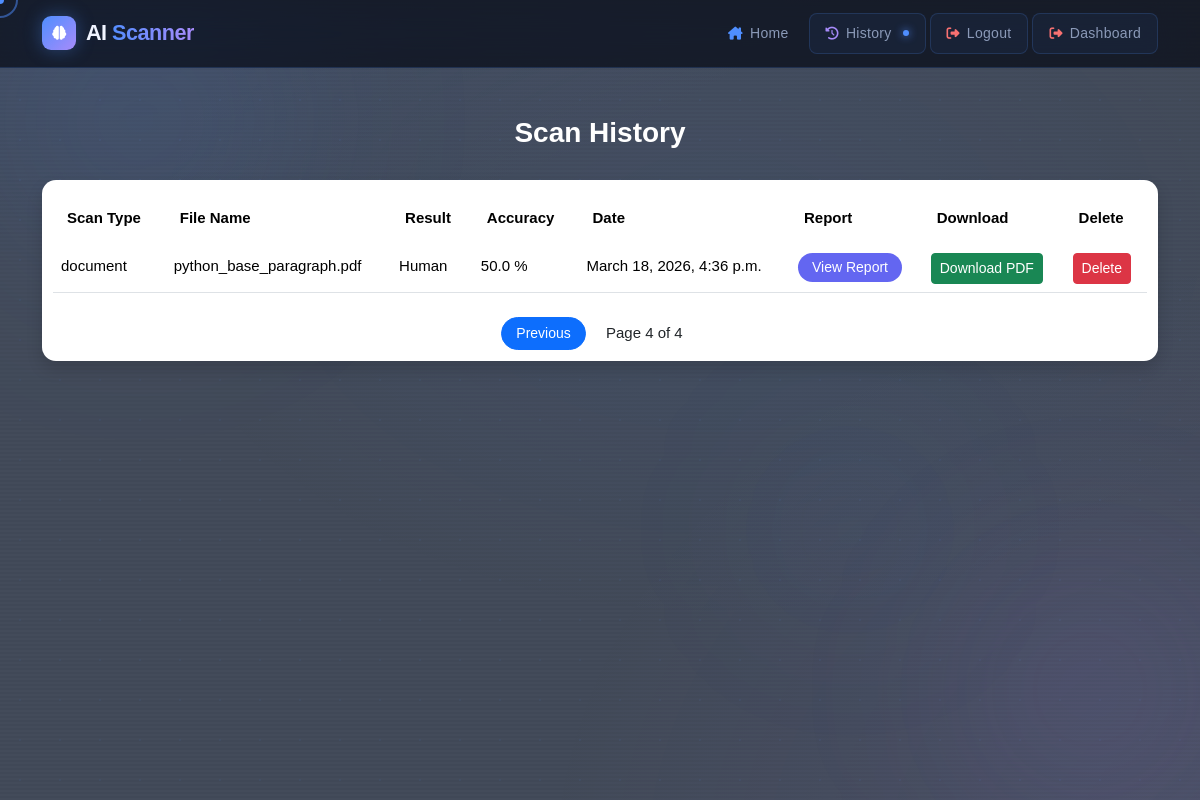
Screenshot of /history/?page=4 (signed in) with the database file from the repository.
### scanner/models.py (models this page shows, shortened)
class ScanHistory(models.Model):
        SCAN_TYPES = (
            ("document", "Document"),
            ("image", "Image"),
            ("text", "Text"),
        )
        user = models.ForeignKey(User, on_delete=models.CASCADE, null=True, blank=True)
        scan_type = models.CharField(max_length=20, choices=SCAN_TYPES)
        file_name = models.CharField(max_length=255, blank=True)
        result = models.CharField(max_length=100)
        accuracy = models.FloatField()
        details = models.TextField(blank=True)
        created_at = models.DateTimeField(auto_now_add=True)

### scanner/views.py (the view)
# urls.py: path('history/', views.scan_history, name='scan_history'),
@login_required(login_url="/login/")
def scan_history(request):
    history_list = ScanHistory.objects.filter(
        user=request.user
    ).order_by("-created_at")
    paginator = Paginator(history_list, 5)   # 5 reports per page
    page_number = request.GET.get("page")
    history = paginator.get_page(page_number)
    return render(request, "scan_history.html", {
        "history": history
    })

### templates/scan_history.html (shortened to what this page needs)
{% extends 'base.html' %}
{% load static %}
{% block content %}
<link rel="stylesheet" href="{% static 'css/scan_history.css' %}">
<link rel="stylesheet" href="{% static 'css/home.css' %}">
<div class="history-page">
<h3 class="page-title">Scan History</h3>
<div class="card history-card shadow">
<div class="table-responsive">
{% if history %}
<table class="table history-table">
<thead>
<tr>
<th>Scan Type</th>
<th>File Name</th>
<th>Result</th>
<th>Accuracy</th>
<th>Date</th>
<th>Report</th>
<th>Download</th>
<th>Delete</th>
</tr>
</thead>
<tbody>
{% for h in history %}
<tr class="history-row">
<td>{{ h.scan_type }}</td>
<td class="file-name">{{ h.file_name }}</td>
<td class="result">{{ h.result }}</td>
<td class="accuracy">{{ h.accuracy }} %</td>
<td>{{ h.created_at }}</td>
<td>
<a href="/report/{{ h.id }}/"
class="btn btn-sm report-btn">
View Report
</a>
</td>
    <td>
{% if user.is_authenticated %}
<a href="/download/{{ h.id }}/"
class="btn btn-success btn-sm">
Download PDF
</a>
{% else %}
<span class="text-muted">
Login required
</span>
{% endif %}
</td>
<td>
<form method="POST" action="{% url 'delete_scan' h.id %}"
onsubmit="return confirm('Are you sure you want to delete this scan?');">
<button type="submit" class="btn btn-danger btn-sm">
Delete
</button>
</form>
</td>
</tr>
{% endfor %}
</tbody>
</table>
    <div class="text-center mt-4">
{% if history.has_previous %}
<a href="?page={{ history.previous_page_number }}" class="btn btn-primary btn-sm">
Previous
</a>
{% endif %}
<span class="mx-3">
Page {{ history.number }} of {{ history.paginator.num_pages }}
</span>
</div>
    {% else %}
<p>No scan history available.</p>
{% endif %}
</div>
</div>
</div>
{% endblock %}

### static/css/style.css (style rules this page uses)
:root { --bg-deep: #060912; --bg-mid: #0d1120; --bg-card: #111827; --accent: #4f8eff; --accent-glow: rgba(79, 142, 255, 0.35); --accent2: #a78bfa; --accent2-glow:rgba(167,139,250,0.3); --text-primary:#f0f4ff; --text-muted: #8b9ab8; --border: rgba(79,142,255,0.18); --nav-h: 68px; --radius: 14px; --transition: 0.35s cubic-bezier(0.4,0,0.2,1); }
*, *::before, *::after { box-sizing: border-box; margin: 0; padding: 0; }
html { scroll-behavior: smooth; }
body { background: var(--bg-deep); color: var(--text-primary); font-family: 'Space Grotesk', sans-serif; font-size: 15px; line-height: 1.7; min-height: 100vh; overflow-x: hidden; cursor: none; }

### static/css/scan_history.css (style rules this page uses)
.history-page { margin-top:30px; }
.page-title { font-weight:700; margin-bottom:20px; animation:fadeDown 0.6s ease; }
.history-card { border-radius:14px; padding:10px; }
.history-table { margin-bottom:0; }
.history-table thead { background:#0d6efd; color:white; }
.history-table th { padding:14px; font-weight:600; }
.history-row { transition:0.3s; }
.file-name { font-weight:500; color:#0d6efd; }
.accuracy { font-weight:600; }
.result { font-weight:600; }
.report-btn { background:#6366f1; border:none; color:white; border-radius:20px; padding:5px 14px; transition:0.3s; }
body { background:url("/static/images/ai-bg.jpg") center/cover no-repeat; min-height:100vh; position:relative; }
body::before { content:""; position:fixed; top:0; left:0; width:100%; height:100%; background:rgba(5,15,35,0.75); z-index:-1; }
.page-title { text-align:center; color:white; font-weight:600; margin-bottom:30px; }
.history-table { color:white; }
.history-table thead th { border-bottom:1px solid rgba(255,255,255,0.15); font-weight:600; }
.history-row { transition:0.25s; }
.file-name { font-weight:500; color:#93c5fd; }
.result { font-weight:500; }
.accuracy { color:#facc15; font-weight:500; }
.report-btn { background:#6366f1; border:none; border-radius:20px; padding:4px 14px; transition:0.3s; }
.history-card { box-shadow:0 10px 25px rgba(0,0,0,0.4); border:1px solid rgba(255,255,255,0.08); }
.btn-primary { border-radius:20px; padding:5px 14px; }

### rows the page displays
ScanHistory: scan_type "document", file_name "python_base_paragraph.pdf", result "Human", accuracy "50.0", created_at "March 18, 2026, 4:36 p.m."

### other values shown
{{ history.number }} "4"
{{ history.paginator.num_pages }} "4"
